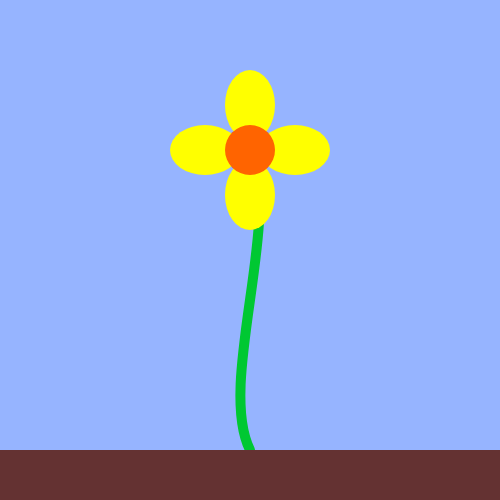
Frame 1 (no input)
Frame 60 (no input): identical to frame 1, image omitted
Frame 120 (the mouse pressed at the canvas centre since frame 60): identical to frame 1, image omitted

The p5.js sketch that drew this single still picture (run headless with seeded random() and noise() and a simulated clock; from frame 60 on, the mouse is pressed at the canvas centre):

// p5.js sketch
// ── sketch.js


var base_x;
var base_y;
var stem_h;

function setup()
{

    createCanvas(500,500);
    base_x = width/2;
    base_y = height - 50;
    stem_h = 300;
}

function draw()
{
    
    background(150,180,255);
    
    drawFlower();
    
    //draw the ground
    
    fill(100,50,50);
    
    rect(0,height - 50, width, 50);
    
}

function drawFlower()
{
    //draw a flower
    noFill();
    strokeWeight(10);
    stroke(0,200,50);
    curve(base_x + 200, base_y + 100, 
          base_x , base_y,
          base_x , base_y - stem_h,
          base_x - 200, base_y - (stem_h + 100))

   // draw petals
   drawPetals();
    
    //draw the center
    fill(255,100,0);
    ellipse(base_x,base_y - stem_h,50,50);
}

function drawPetals () 
{
     noStroke();
    fill(255,255,0);
    ellipse(base_x + 45, base_y - stem_h,70,50);
    ellipse(base_x - 45, base_y - stem_h,70,50);
    ellipse(base_x ,base_y + 45 - stem_h,50,70);
    ellipse(base_x ,base_y - 45 - stem_h,50,70);
}
